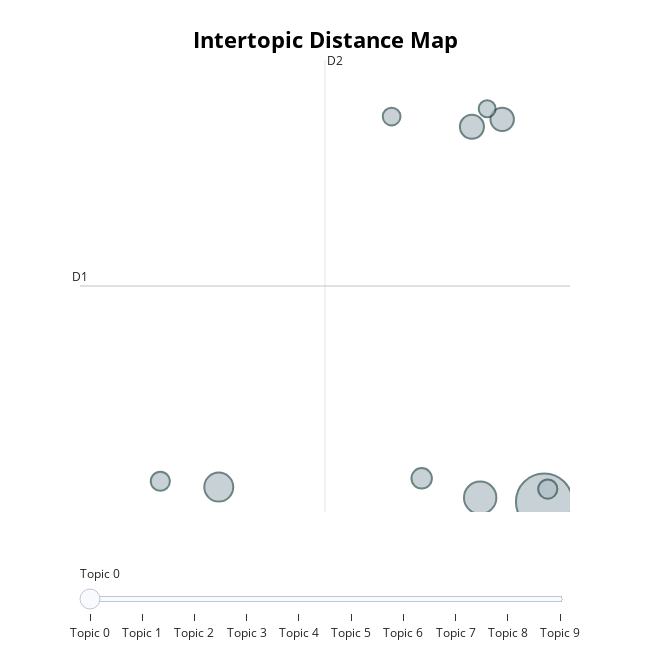

Here is the notebook cell this chart was saved with:
### Code cell
topic_model.visualize_topics()

### Figure 1 — Plotly figure (JSON) as saved in the notebook; plotly's stock layout.template omitted (floating-point values rounded to 4 significant figures)
{"data": [{"customdata": [[0, "market | creator | by | to | the", 122], [1, "the | trump | court | market | supreme", 40], [2, "market | will | game | nfl | creator", 32], [3, "info | mana | market | leaderboard | closes", 22], [4, "info | december | on | market | mana", 21], [5, "to | the | market | is | war", 16], [6, "time | goals | regular | resolution | market", 14], [7, "relationship | milestones | date | market | loan", 14], [8, "info | mana | on | leaderboard | xrp", 12], [9, "close | sircryptomind | markets | closes | est", 11]], "hovertemplate": "<b>Topic %{customdata[0]}</b><br>%{customdata[1]}<br>Size: %{customdata[2]}", "legendgroup": "", "marker": {"color": "#B0BEC5", "line": {"color": "DarkSlateGrey", "width": 2}, "size": [122, 40, 32, 22, 21, 16, 14, 14, 12, 11], "sizemode": "area", "sizeref": 0.07625, "symbol": "circle"}, "mode": "markers", "name": "", "orientation": "v", "showlegend": false, "type": "scatter", "x": [-1.213, -1.725, -3.816, -1.791, -1.549, -2.193, -4.283, -1.184, -2.433, -1.669], "xaxis": "x", "y": [-3.183, -2.994, -2.503, 14.24, 14.58, -2.097, -2.233, -2.595, 14.71, 15.08], "yaxis": "y"}], "layout": {"annotations": [{"showarrow": false, "text": "D1", "x": -4.926, "y": 6.84, "yshift": 10}, {"showarrow": false, "text": "D2", "x": -2.966, "xshift": 10, "y": 17.34}], "height": 650, "hoverlabel": {"bgcolor": "white", "font": {"family": "Rockwell", "size": 16}}, "legend": {"itemsizing": "constant", "tracegroupgap": 0}, "margin": {"t": 60}, "shapes": [{"line": {"color": "#CFD8DC", "width": 2}, "type": "line", "x0": -2.966, "x1": -2.966, "y0": -3.66, "y1": 17.34}, {"line": {"color": "#9E9E9E", "width": 2}, "type": "line", "x0": -4.926, "x1": -1.007, "y0": 6.84, "y1": 6.84}], "sliders": [{"active": 0, "pad": {"t": 50}, "steps": [{"args": [{"marker.color": [["red", "#B0BEC5", "#B0BEC5", "#B0BEC5", "#B0BEC5", "#B0BEC5", "#B0BEC5", "#B0BEC5", "#B0BEC5", "#B0BEC5"]]}], "label": "Topic 0", "method": "update"}, {"args": [{"marker.color": [["#B0BEC5", "red", "#B0BEC5", "#B0BEC5", "#B0BEC5", "#B0BEC5", "#B0BEC5", "#B0BEC5", "#B0BEC5", "#B0BEC5"]]}], "label": "Topic 1", "method": "update"}, {"args": [{"marker.color": [["#B0BEC5", "#B0BEC5", "red", "#B0BEC5", "#B0BEC5", "#B0BEC5", "#B0BEC5", "#B0BEC5", "#B0BEC5", "#B0BEC5"]]}], "label": "Topic 2", "method": "update"}, {"args": [{"marker.color": [["#B0BEC5", "#B0BEC5", "#B0BEC5", "red", "#B0BEC5", "#B0BEC5", "#B0BEC5", "#B0BEC5", "#B0BEC5", "#B0BEC5"]]}], "label": "Topic 3", "method": "update"}, {"args": [{"marker.color": [["#B0BEC5", "#B0BEC5", "#B0BEC5", "#B0BEC5", "red", "#B0BEC5", "#B0BEC5", "#B0BEC5", "#B0BEC5", "#B0BEC5"]]}], "label": "Topic 4", "method": "update"}, {"args": [{"marker.color": [["#B0BEC5", "#B0BEC5", "#B0BEC5", "#B0BEC5", "#B0BEC5", "red", "#B0BEC5", "#B0BEC5", "#B0BEC5", "#B0BEC5"]]}], "label": "Topic 5", "method": "update"}, {"args": [{"marker.color": [["#B0BEC5", "#B0BEC5", "#B0BEC5", "#B0BEC5", "#B0BEC5", "#B0BEC5", "red", "#B0BEC5", "#B0BEC5", "#B0BEC5"]]}], "label": "Topic 6", "method": "update"}, {"args": [{"marker.color": [["#B0BEC5", "#B0BEC5", "#B0BEC5", "#B0BEC5", "#B0BEC5", "#B0BEC5", "#B0BEC5", "red", "#B0BEC5", "#B0BEC5"]]}], "label": "Topic 7", "method": "update"}, {"args": [{"marker.color": [["#B0BEC5", "#B0BEC5", "#B0BEC5", "#B0BEC5", "#B0BEC5", "#B0BEC5", "#B0BEC5", "#B0BEC5", "red", "#B0BEC5"]]}], "label": "Topic 8", "method": "update"}, {"args": [{"marker.color": [["#B0BEC5", "#B0BEC5", "#B0BEC5", "#B0BEC5", "#B0BEC5", "#B0BEC5", "#B0BEC5", "#B0BEC5", "#B0BEC5", "red"]]}], "label": "Topic 9", "method": "update"}]}], "title": {"font": {"color": "Black", "size": 22}, "text": "<b>Intertopic Distance Map</b>", "x": 0.5, "xanchor": "center", "y": 0.95, "yanchor": "top"}, "width": 650, "xaxis": {"anchor": "y", "domain": [0, 1], "range": [-4.926, -1.007], "title": {"text": ""}, "visible": false}, "yaxis": {"anchor": "x", "domain": [0, 1], "range": [-3.66, 17.34], "title": {"text": ""}, "visible": false}}}
